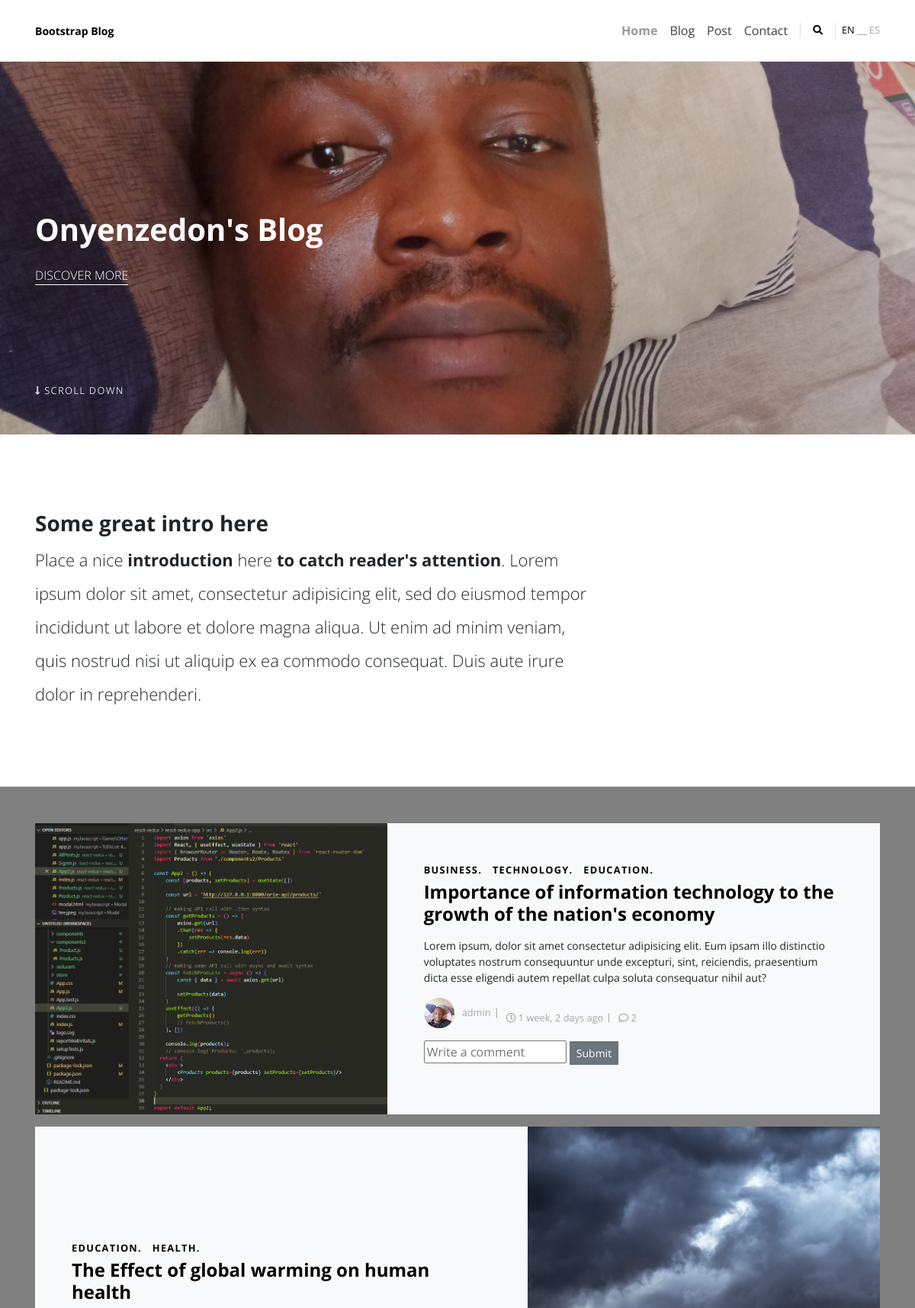
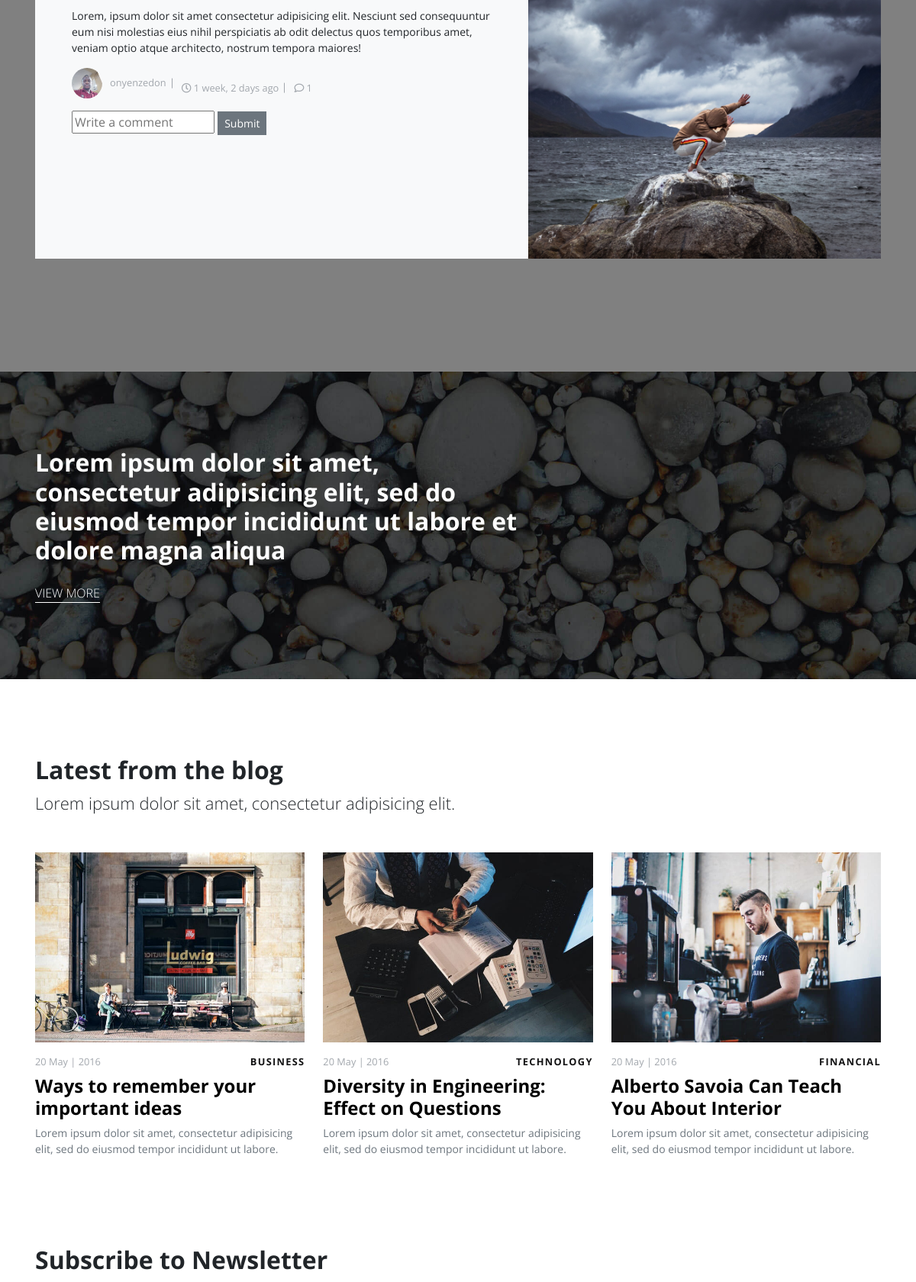
The page / (upper part) on the database its author committed (2 pictures, top to bottom).
### blog_app/models.py (models this page shows, shortened)
class Post(models.Model):
    categories = models.ManyToManyField('Category')
    title = models.CharField(max_length=200)
    content = models.TextField()
    body = HTMLField()
    views = models.IntegerField(default=12, null=True)
    image = models.ImageField()
    author = models.ForeignKey(Author, on_delete=models.CASCADE, related_name="author")
    posted_on = models.DateTimeField(auto_now_add=True)
    featured = models.BooleanField(default=False)
    def post_image(self):
        try:
            return self.image.url
        except:
            return ""
    def __str__(self):
        return f"{self.author.user.username}'s post - {self.title}"
    def post_comment_count(self):
        comments = self.post.all()
        count = comments.count()
        return count

class Category(models.Model):
    title = models.CharField(max_length=50)
    def __str__(self):
        return self.title
    class Meta:
        verbose_name_plural = "Categories"

class Author(models.Model):
    user = models.OneToOneField(User, on_delete=models.CASCADE)
    profile_image = models.ImageField()

### blog_app/views.py (the view)
# urls.py: path("", index, name="index"),
def index(request):
    posts = Post.objects.all()
    print("Posts: ", posts)
    featured_posts = posts.filter(featured=True)
    context = {"posts":featured_posts}
    return render(request, "index.html", context)

### templates/index.html (shortened to what this page needs)
{% extends 'base.html' %}
{% load static %}
{% block content %}
{% include 'header.html' %}
<section id="intro">
  <div class="container">
    <div class="row">
      <div class="col-lg-8">
        <h2 class="h3">Some great intro here</h2>
        <p class="text-lg fw-light lh-lg mb-0">Place a nice <strong>introduction</strong> here <strong>to catch reader's
            attention</strong>. Lorem ipsum dolor sit amet, consectetur adipisicing elit, sed do eiusmod tempor
          incididunt ut labore et dolore magna aliqua. Ut enim ad minim veniam, quis nostrud nisi ut aliquip ex ea
          commodo consequat. Duis aute irure dolor in reprehenderi.</p>
      </div>
    </div>
  </div>
</section>
<section class="pt-0" style="background-color: grey;">
  <div class="container my-5">
    {% for post in posts %}
    <div class="row d-flex align-items-stretch g-0 mb-3">
      {% if not forloop.counter|divisibleby:2 %}
      <div class="col-lg-5"><img class="img-fluid" src="{{post.post_image}}" alt="..."></div>
      {% endif %}
      <div class="col-lg-7">
        <div class="text-inner d-flex align-items-center h-100 bg-light">
          <div class="content px-4 px-lg-5">
            <ul class="list-inline mb-1">
              <li class="list-inline-item">
                <a class="text-uppercase text-dark small fw-bold" href="!#">
                  {% for category in post.categories.all %}
                    {{category}}. &nbsp;
                  {% endfor %}
                </a>
              </li>
            </ul>
            <h2 class="h4 mb-3"><a class="text-dark" href="post.html">{{post.title}}</a>
            </h2>
            <p class="text-sm">{{post.content}}</p>
            <ul class="list-inline list-separated text-gray-500 mb-3 ">
              <li class="list-inline-item"><a class="d-flex align-items-center flex-wrap text-reset" href="{{post.author.profile_image.url}}">
                  <div class="avatar flex-shrink-0"><img class="img-fluid" src="{{post.author.profile_image.url}}" alt="..." /></div>
                  <small>{{post.author.user}}</small>
                </a></li>
              <li class="list-inline-item small"><i class="far fa-clock"></i> {{post.posted_on|timesince}} ago</li>
              <li class="list-inline-item small comment-btn comment-button" id="comment-btn-{{post.id}}"><i class="far fa-comment"></i> {{post.post_comment_count}}</li>
            </ul>
            <div class="mb-3">
              <form action="" method="post" class="comment-form" id="comment-form">
                <div class="">
                  <input type="text" class="" name="comment" placeholder="Write a comment">
                  <button class="btn btn-sm btn-secondary">Submit</button>
                </div>
              </form>
            </div>
          </div>
        </div>
      </div>
      {% if forloop.counter|divisibleby:2 %}
      <div class="col-lg-5"><img class="img-fluid" src="{{post.post_image}}" alt="..."></div>
      {% endif %}
    </div>
    {% empty %}
      <p>No Posts Yet</p>
    {% endfor %}
  </div>
</section>
<section class="divider"
  style="background: url({% static 'img/divider-bg.jpg' %}); background-size: cover; background-position: center bottom";>
  <div class="container text-white">
    <div class="row">
      <div class="col-md-7">
        <h2>Lorem ipsum dolor sit amet, consectetur adipisicing elit, sed do eiusmod tempor incididunt ut labore et
          dolore magna aliqua</h2><a class="link-underline mt-3" href="#!">View More</a>
      </div>
    </div>
  </div>
</section>
<section>
  <div class="container">
    <header class="mb-5">
      <h2>Latest from the blog</h2>
      <p class="text-lg fw-light">Lorem ipsum dolor sit amet, consectetur adipisicing elit.</p>
    </header>
    <div class="row gy-4">
      <div class="col-md-4"><a class="mb-3" href="post.html"><img class="img-fluid" src="{% static 'img/blog-1.jpg' %}"
            alt="..." /></a>
        <div class="d-flex align-items-center justify-content-between mb-2"><small class="text-gray-500">20 May |
            2016</small><a class="small fw-bold text-uppercase small" href="!#">Business</a></div>
        <h3 class="h4"><a class="text-dark" href="post.html">Ways to remember your important ideas</a></h3>
        <p class="text-muted text-sm">Lorem ipsum dolor sit amet, consectetur adipisicing elit, sed do eiusmod tempor
          incididunt ut labore.</p>
      </div>
      <div class="col-md-4"><a class="mb-3" href="post.html"><img class="img-fluid" src="{% static 'img/blog-2.jpg' %}"
            alt="..." /></a>
        <div class="d-flex align-items-center justify-content-between mb-2"><small class="text-gray-500">20 May |
            2016</small><a class="small fw-bold text-uppercase small" href="!#">Technology</a></div>
        <h3 class="h4"><a class="text-dark" href="post.html">Diversity in Engineering: Effect on Questions</a></h3>
        <p class="text-muted text-sm">Lorem ipsum dolor sit amet, consectetur adipisicing elit, sed do eiusmod tempor
          incididunt ut labore.</p>
      </div>
      <div class="col-md-4"><a class="mb-3" href="post.html"><img class="img-fluid" src="{% static 'img/blog-3.jpg' %}"
            alt="..." /></a>
        <div class="d-flex align-items-center justify-content-between mb-2"><small class="text-gray-500">20 May |
            2016</small><a class="small fw-bold text-uppercase small" href="!#">Financial</a></div>
        <h3 class="h4"><a class="text-dark" href="post.html">Alberto Savoia Can Teach You About Interior</a></h3>
        <p class="text-muted text-sm">Lorem ipsum dolor sit amet, consectetur adipisicing elit, sed do eiusmod tempor
          incididunt ut labore.</p>
      </div>
    </div>
  </div>
</section>
<section class="pt-0">
  <div class="container">
    <div class="row">
      <div class="col-md-6">
        <h2>Subscribe to Newsletter</h2>
      </div>
    </div>
  </div>
</section>
{% endblock content %}

### templates/base.html (shortened to what this page needs)
<!DOCTYPE html>
<html>
{% include 'head.html' %}
<body>
    {% include 'nav.html' %}
    {% block content %}
    {% endblock content %}
    {% include 'scripts.html' %}
</body>
</html>

### templates/head.html (shortened to what this page needs)
{% load static %}
<head>
    <link rel="stylesheet" href="{% static 'vendor/glightbox/css/glightbox.css' %}">
    <link rel="stylesheet" href="{% static 'css/style.default.css' %}" id="theme-stylesheet">
    <link rel="stylesheet" href="{% static 'css/custom.css' %}">
</head>

### templates/nav.html (shortened to what this page needs)
{% load static %}
<nav class="navbar navbar-expand-lg navbar-light bg-white border-bottom py-3 sticky-top">
  <div class="container py-1"><a class="navbar-brand text-sm fw-bold text-dark" href="{% url 'index' %}">Bootstrap Blog</a>
    <div class="collapse navbar-collapse" id="navbarSupportedContent">
      <ul class="navbar-nav ms-auto mb-2 mb-lg-0 align-items-lg-center">
        <li class="nav-item"><a class="nav-link active " href="{% url 'index' %}">Home</a>
        </li>
        <li class="nav-item"><a class="nav-link " href="{% url 'blog' %}">Blog</a>
        </li>
        <li class="nav-item"><a class="nav-link " href="">Post</a>
        </li>
        <li class="nav-item"><a class="nav-link " href="#">Contact</a>
        </li>
        <li class="nav-item mt-2 mt-lg-0">
          <ul class="list-inline d-flex align-items-center">
            <li class="list-inline-item mx-lg-2 px-2 border-start border-end">
              <a class="search-btn nav-link small py-0 text-dark" href=""><i class="fas fa-search"></i></a>
            </li>
            <li class="list-inline-item d-flex align-items-end small">
              <a class="text-dark" href="#">EN</a><span class="underscore mb-1"></span><a class="text-gray-500" href="#">ES</a>
            </li>
          </ul>
        </li>
      </ul>
    </div>
  </div>
</nav>

### templates/header.html
{% load static %}
<section class="hero position-relative"
  style="background: url({% static 'img/onyeka.jpg' %}); background-size: cover; background-position: center center">
  <div class="container text-white py-5">
    <div class="row py-lg-5">
      <div class="col-lg-7">
        <h1>Onyenzedon's Blog </h1><a class="link-underline mt-3" href="#!">Discover
          More</a>
      </div>
    </div><a
      class="continue text-gray-400 position-absolute bottom-0 mb-5 z-index-20 link-transition small text-uppercase"
      href="#intro"><i class="fas fa-long-arrow-alt-down"></i> Scroll Down</a>
  </div>
</section>

### templates/footer.html (shortened to what this page needs)
{% load static %}

### templates/scripts.html (shortened to what this page needs)
{% load static %}
<link rel="stylesheet" href="https://use.fontawesome.com/releases/v5.7.1/css/all.css"
integrity="sha384-fnmOCqbTlWIlj8LyTjo7mOUStjsKC4pOpQbqyi7RrhN7udi9RwhKkMHpvLbHG9Sr">

### rows shown on the page
Post: post_image (picture), title "Importance of information technology to the growth of the nation's economy", content "Lorem ipsum, dolor sit amet consectetur adipisicing elit. Eum ipsam illo distinctio voluptates nostrum consequuntur unde excepturi, sint, reiciendis, praesentium dicta esse eligendi autem repellat culpa soluta consequatur nihil aut?", author.profile_image (picture), author.user "admin", posted_on "1 week, 2 days", post_comment_count "2"
Category: title "BUSINESS"
Category: title "TECHNOLOGY"
Category: title "EDUCATION"
Post: title "The Effect of global warming on human health", content "Lorem, ipsum dolor sit amet consectetur adipisicing elit. Nesciunt sed consequuntur eum nisi molestias eius nihil perspiciatis ab odit delectus quos temporibus amet, veniam optio atque architecto, nostrum tempora maiores!", author.profile_image (picture), author.user "onyenzedon", posted_on "1 week, 2 days", post_comment_count "1", post_image (picture)
Category: title "HEALTH"
